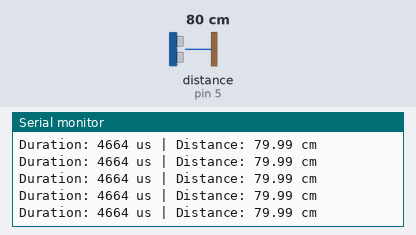
Recording of a sketch running on a simulated Arduino Uno, built for the host (arithmetic inside an expression is 32-bit, double 64-bit). Shown: the last lines printed to the serial monitor. Wiring (inferred from the names in the program): ultrasonic range finder: trigger pin 4; echo pin 5. The inputs (shaded band) are chosen by the test bench; at power-on: distance to the obstacle (sensor on pin 5) 80 cm. The echo pulse lasts 58.3 µs per cm.

Above: at 1.2 s.
1.3 s: distance to the obstacle (sensor on pin 5) set to 2 cm
At 1.51 s:
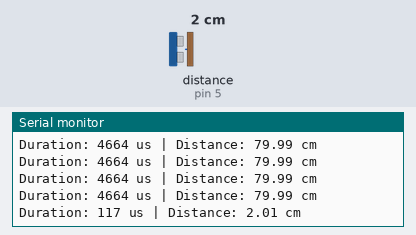
2.8 s: distance to the obstacle (sensor on pin 5) set to 299 cm
At 3.04 s:
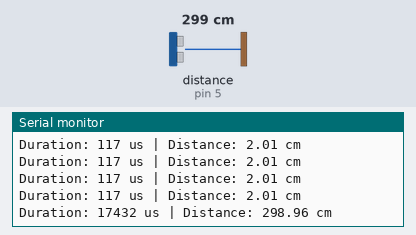
Timing chart, 0 to 5.8 s (numbered marks = the images above; inputs shaded):
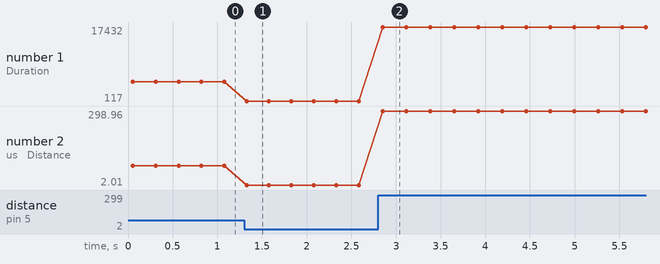

The sketch:

sensor_test.ino
```cpp
#define TRIG_PIN 4
#define ECHO_PIN 5

void setup() {
  Serial.begin(115200);
  pinMode(TRIG_PIN, OUTPUT);
  pinMode(ECHO_PIN, INPUT_PULLDOWN);
  digitalWrite(TRIG_PIN, LOW);
  delay(50);
}

void loop() {
  digitalWrite(TRIG_PIN, LOW);
  delayMicroseconds(3);
  digitalWrite(TRIG_PIN, HIGH);
  delayMicroseconds(10);
  digitalWrite(TRIG_PIN, LOW);

  long duration = pulseIn(ECHO_PIN, HIGH, 30000); // 30ms timeout
  float distance = duration * 0.0343 / 2.0;

  Serial.print("Duration: ");
  Serial.print(duration);
  Serial.print(" us | Distance: ");
  Serial.print(distance);
  Serial.println(" cm");

  delay(250);
}
```

Measured:
- after the input at 1.3 s, the serial monitor: prints a new line at once (image 1)
- after the input at 2.8 s, the serial monitor: prints a new line after 0.05 s (image 2)
- plotted number 1: 4664 → 117 after the input at 1.3 s, 117 → 17432 after the input at 2.8 s
- plotted number 2: 79.99 → 2.01 after the input at 1.3 s, 2.01 → 298.96 after the input at 2.8 s
